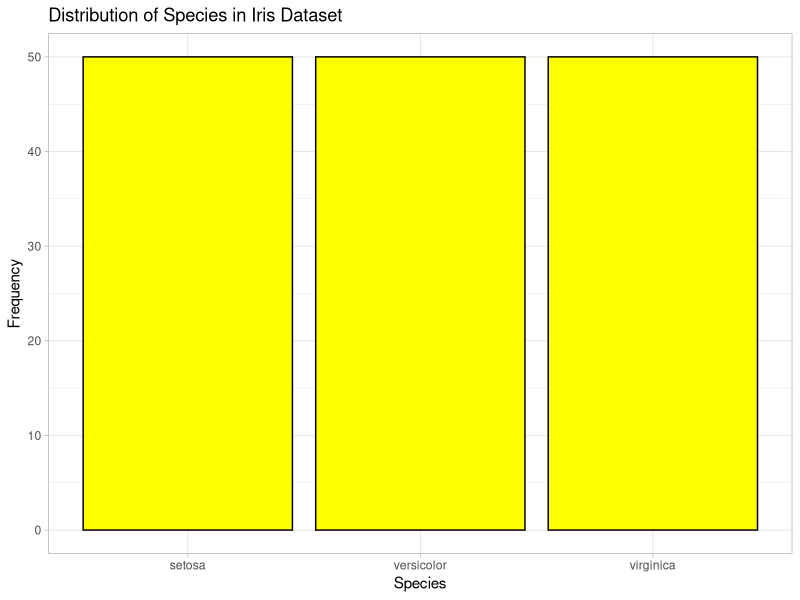

This chart was generated by the following R code:
iris
?iris

class(iris)
View(iris)
# Load ggplot2 library
library(ggplot2)

# Load and verify dataset
data("iris")
class(iris)
print(head(iris))  

# Bar plot for Species distribution
plot <- ggplot(iris, aes(x = Species)) +
  geom_bar(
    fill = "yellow",
    color = "black"
  ) +
  labs(
    title = "Distribution of Species in Iris Dataset",
    x = "Species",
    y = "Frequency"
  ) +
  theme_light()



